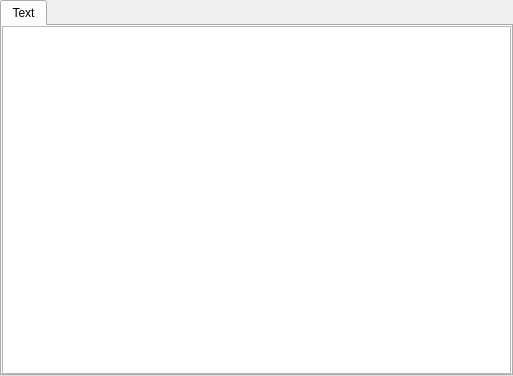
<?xml version="1.0" encoding="UTF-8"?>
<ui version="4.0">
 <class>MemoHelper</class>
 <widget class="QWidget" name="MemoHelper">
  <property name="geometry">
   <rect>
    <x>0</x>
    <y>0</y>
    <width>513</width>
    <height>376</height>
   </rect>
  </property>
  <property name="windowTitle">
   <string>Dialog</string>
  </property>
  <layout class="QVBoxLayout" name="verticalLayout">
   <property name="leftMargin">
    <number>0</number>
   </property>
   <property name="topMargin">
    <number>0</number>
   </property>
   <property name="rightMargin">
    <number>0</number>
   </property>
   <property name="bottomMargin">
    <number>0</number>
   </property>
   <item>
    <widget class="QTabWidget" name="tabs">
     <property name="focusPolicy">
      <enum>Qt::ClickFocus</enum>
     </property>
     <widget class="QWidget" name="tab">
      <attribute name="title">
       <string>Text</string>
      </attribute>
      <layout class="QVBoxLayout" name="verticalLayout_2">
       <property name="leftMargin">
        <number>0</number>
       </property>
       <property name="topMargin">
        <number>0</number>
       </property>
       <property name="rightMargin">
        <number>0</number>
       </property>
       <property name="bottomMargin">
        <number>0</number>
       </property>
       <item>
        <widget class="QTextEdit" name="text"/>
       </item>
      </layout>
     </widget>
    </widget>
   </item>
  </layout>
 </widget>
 <resources/>
 <connections/>
</ui>
